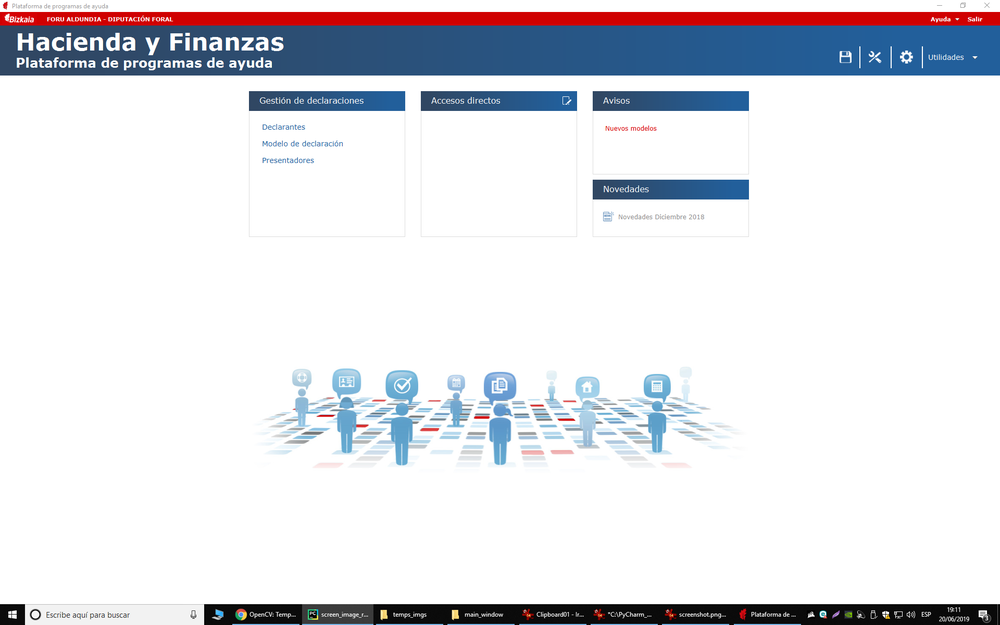
#> input picture img/temps_imgs/screenshot.png, 1000 x 625 px, shrunk from 1920 x 1200 before the run
$ python img_recognition.py
#> lines starting #> are read from the running program, lines starting #| are printed output that depends on the picture
from os.path import sep
import pyautogui, os
from common_config import TEMP_IMGS, DATASET_IMGS
import cv2


def getElementCoords(haystack, needle):

    img = cv2.imread(haystack, cv2.IMREAD_COLOR)
    img_display = img.copy()
    templ = cv2.imread(needle, cv2.IMREAD_COLOR)
    result = cv2.matchTemplate(img, templ, cv2.TM_CCORR_NORMED)
    cv2.normalize(result, result, 0, 1, cv2.NORM_MINMAX, -1)
    _minVal, _maxVal, minLoc, maxLoc = cv2.minMaxLoc(result, None)
    matchLoc = maxLoc
    h, w, _ = templ.shape

    center = (int((matchLoc[0] + w / 2)), int((matchLoc[1] + templ.shape[0]) - h / 2))
    x_center = int(matchLoc[0] + w / 2)
    y_center = int((matchLoc[1] + templ.shape[0]) - h / 2)

    return x_center, y_center


if __name__ == '__main__':
    # start app
    #refresh_screenshot()
    # text_recognition()
    #start_window = which_window_am_i()

    image_window = "Source Image"
    result_window = "Result window"
    directory = ("{}{}".format(DATASET_IMGS, 'main_window'))
    print("directorio de busqueda: {}".format(directory))
    img_path = ("{}{}".format(TEMP_IMGS, "screenshot.png"))

    img = cv2.imread(img_path, cv2.IMREAD_COLOR)
#> img is the input picture: shape (625, 1000, 3); mean B, G, R 230.4, 225.4, 224.8
    img_display = img.copy()

    for filename in os.listdir(directory):
        if filename.endswith(".py"):
            continue
        else:
            template = ("{}{}{}{}".format(DATASET_IMGS, "main_window", sep, filename))
            print("buscando template: {}".format(filename))
            templ = cv2.imread(template, cv2.IMREAD_COLOR)
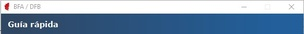
#> input picture img/dataset_images/main_window/_pantalla_splash.jpg, 304 x 34 px, shrunk from 583 x 65 before the run
#> templ is the input picture: shape (34, 304, 3); mean B, G, R 177.4, 151.4, 126.4
            img_display = img.copy()

            result = cv2.matchTemplate(img, templ, cv2.TM_CCORR_NORMED)
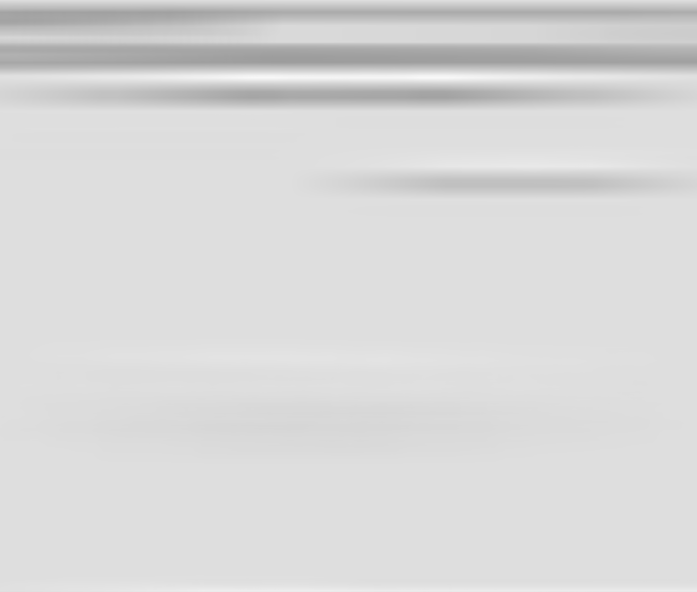
#> result: shape (592, 697) float32; min 0.615, max 0.975, mean 0.851
            cv2.normalize(result, result, 0, 1, cv2.NORM_MINMAX, -1)
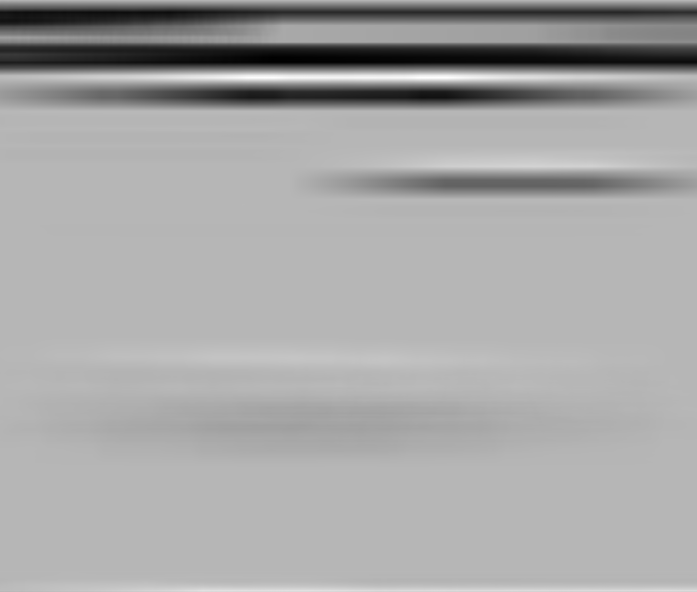
#> result: shape (592, 697) float32; min 4.54e-08, max 1, mean 0.654
            _minVal, _maxVal, minLoc, maxLoc = cv2.minMaxLoc(result, None)
#> minLoc = (272, 61); maxLoc = (438, 77)
            matchLoc = maxLoc
#> matchLoc = (438, 77)
            '''
            beautiful visual testing purposes

            #cv2.namedWindow(image_window, cv2.WINDOW_AUTOSIZE)
            #font = cv2.FONT_HERSHEY_CLoc[0] + templ.shape[1] - 150, matchLoc[1] + templ.shape[0] - 30),
            #           font, 1, (0, 255, 0), 1, cv2.LINE_AA)
            #cv2.rectangle(img_display, matchLoc, (matchLoc[0] + templ.shape[1], matchLoc[1] + templ.shape[0]),
            #              (0, 0, 0), 2, 8, 0)
            '''
            h, w, _ = templ.shape
#> h = 34; w = 304
            print("h:{}, w:{}".format(h, w))
#| h:34, w:304

            center = (int((matchLoc[0] + w / 2)), int((matchLoc[1] + templ.shape[0]) - h / 2))
#> center = (590, 94)
            x_center = int(matchLoc[0] + w / 2)
#> x_center = 590
            # text = '_'.join(filename.split('_')[1:]).split('.')[0]
            # cv2.putText(img_display, text, (match
            y_center = int((matchLoc[1] + templ.shape[0]) - h / 2)
#> y_center = 94

            pyautogui.dragTo(x_center, y_center, duration=1)
            # pyautogui.click()

            '''
            beautiful visual testing purposes

            cv2.circle(img_display, center, 5, (0, 255, 0), -1)
            cv2.imshow(image_window, img_display)

            cv2.waitKey(0)
            cv2.destroyAllWindows()
            '''
    # plt.switch_backend('agg')
    # test()

    # churrete_masivo()
